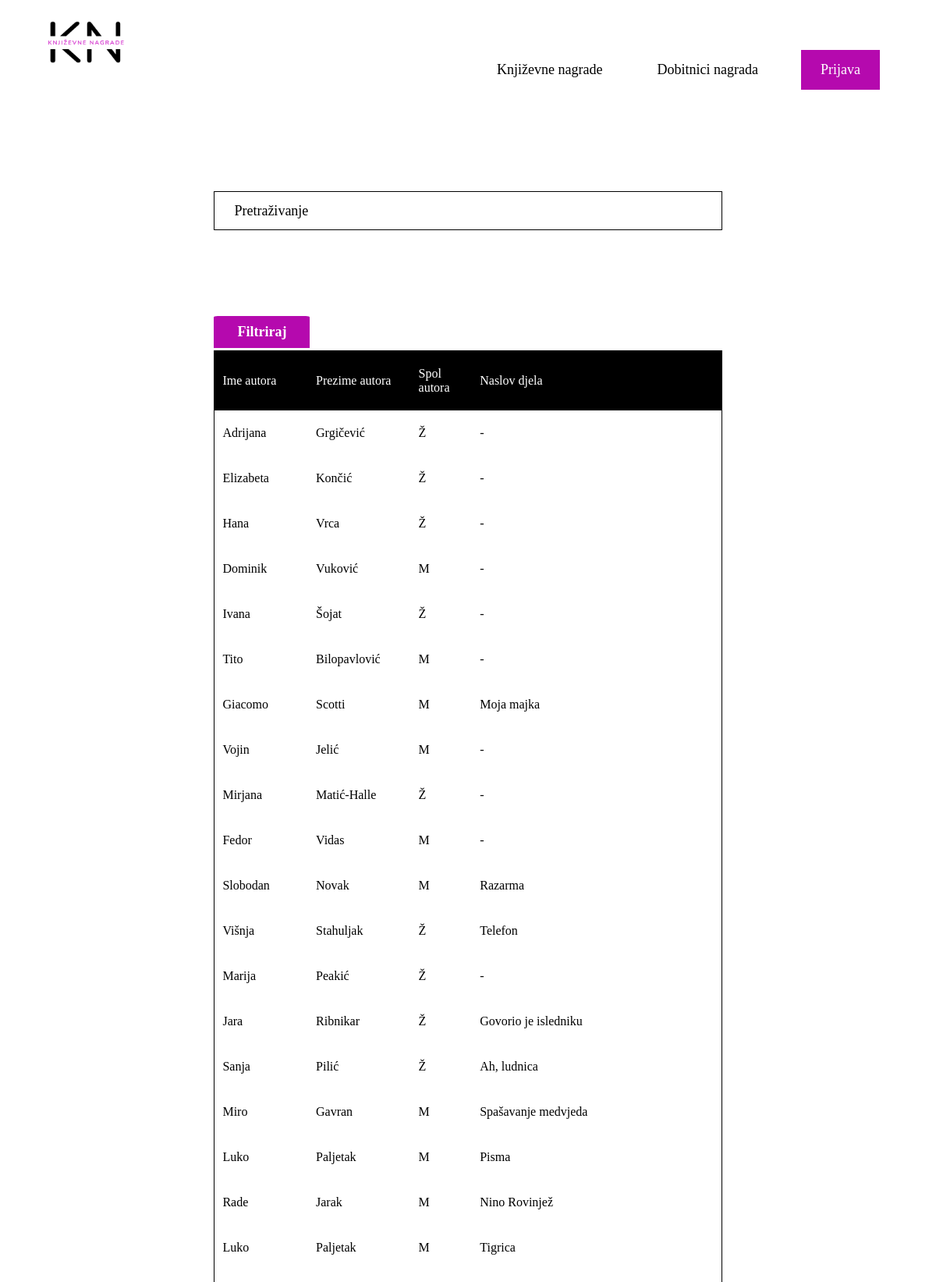
/dobitnici.php (upper part), run on the app's committed database.
### tables this page shows
CREATE TABLE `dobitnici` (
  `id_dobitnika` int(6) NOT NULL,
  `ime_autora` varchar(255) NOT NULL,
  `prezime_autora` varchar(255) NOT NULL,
  `spol_autora` varchar(1) DEFAULT NULL,
  `naslov_djela` varchar(255) DEFAULT NULL
);

### dobitnici.php (the view, shortened to what this page needs)
<?php
include("template_header.php");
include("pdo.php");
?>
<link href="./styles/dobitnici/dobitnici.css" rel="stylesheet" type="text/css" />
<?php
$upit = $db->query("
SELECT *
FROM dobitnici
");
$rezultati = $upit->fetchAll();
echo "<body>";
echo "
<div class='table-container'>
<div class='wrapper'>";
echo "<input class='input text-default' type='search' id='pretrazi' style='
    background-color: white;
    color: black;
    font-size: 18px;
    font-family: 'Euclid Circular A Medium';' onchange='(e) => filter(e);' name='pretrazi' placeholder='Pretraživanje'>";
echo "</div>";
echo "<div class='wrapper'>
<div class='box'>
<button onclick='openCloseMenu()' class='box__button' id='filter_button'>
<span class='box__text'>Filtriraj</span>
</button>
</div>
";
echo "<br/>";
echo "<br/>";
echo "<br/>";
echo "<table class='table'>";
echo "<tr class='table-menu'><td class='text text-default'>Ime autora</td>
<td class='text text-default'>Prezime autora</td>
<td class='text text-default'>Spol autora</td>
</td><td class='text text-default'>Naslov djela</td>";
echo "</tr>";
foreach ($rezultati as $dobitnik) {
    echo "<tr class='table-row'><td><a class='link text text-default'href='dobitnik.php?id=" . $dobitnik["id_dobitnika"] . "'>
    " . $dobitnik["ime_autora"] . "</a></td>
    <td>" . "<a class='link text text-default' href='dobitnik.php?id=" . $dobitnik["id_dobitnika"] . "'>
    " . $dobitnik["prezime_autora"] . "</a>" . "</td>
    <td class='text text-default'>" . $dobitnik["spol_autora"] . "</td>
    <td class='text text-default'>" . $dobitnik["naslov_djela"] . "</td>";
}
echo "</table>
</div>
</div>";
?>

### styles/dobitnici/dobitnici.css (style rules this page uses)
.wrapper { width: 55%; margin-bottom: 20px; }
.table-container { margin-top: 15vh; display: flex; justify-content: center; flex-wrap: wrap; }
table { width: 100%; font-size: 16px; background-color: white; font-family: 'Euclid Circular A Medium'; border-collapse: collapse; border: 1px solid black; }
.table-menu { color: white; background-color: black; }
td { padding: 20px 10px; text-align: left; }
tr { margin: 0; padding: 0; text-align: left; }
.input { width: 100%; background-color: white; border: 1px solid black; font-size: 18px; color: white; outline: none; margin-bottom: 5%; border-radius: 0px; padding: 0 25px; height: 50px; margin-bottom: 5rem; font-family: 'Euclid Circular A Medium'; }
.input::placeholder { color: black; font-size: 18px; }
#pretrazi { font-size: 18px; color: black; }
.link { text-decoration: none; color: black; }
.box { font-family: 'Euclid Circular A Medium'; z-index: 3; float: left; margin-top: 10px; }
.box__button { outline: none; background-color: white; border-top-left-radius: 4%; border-top-right-radius: 4%; padding: 2px 9px; }
.box__text { font-size: 14px; font-weight: bold; }
.box__button { background-color: #B509AE; padding: 10px 30px; font-family: 'Euclid Circular A Medium'; color: white; font-size: 18px; border: none; }
.box__text { font-size: 18px; border-radius: 0px; }
.text-default { font-size: 16px; }

### data on the page
dobitnici: ime_autora "Adrijana", prezime_autora "Grgičević", spol_autora "Ž", naslov_djela "-"
dobitnici: ime_autora "Elizabeta", prezime_autora "Končić", spol_autora "Ž", naslov_djela "-"
dobitnici: ime_autora "Hana", prezime_autora "Vrca", spol_autora "Ž", naslov_djela "-"
dobitnici: ime_autora "Dominik", prezime_autora "Vuković", spol_autora "M", naslov_djela "-"
dobitnici: ime_autora "Ivana", prezime_autora "Šojat", spol_autora "Ž", naslov_djela "-"
dobitnici: ime_autora "Tito", prezime_autora "Bilopavlović", spol_autora "M", naslov_djela "-"
dobitnici: ime_autora "Giacomo", prezime_autora "Scotti", spol_autora "M", naslov_djela "Moja majka"
dobitnici: ime_autora "Vojin", prezime_autora "Jelić", spol_autora "M", naslov_djela "-"
dobitnici: ime_autora "Mirjana", prezime_autora "Matić-Halle", spol_autora "Ž", naslov_djela "-"
dobitnici: ime_autora "Fedor", prezime_autora "Vidas", spol_autora "M", naslov_djela "-"
dobitnici: ime_autora "Slobodan", prezime_autora "Novak", spol_autora "M", naslov_djela "Razarma"
dobitnici: ime_autora "Višnja", prezime_autora "Stahuljak", spol_autora "Ž", naslov_djela "Telefon"
dobitnici: ime_autora "Marija", prezime_autora "Peakić", spol_autora "Ž", naslov_djela "-"
dobitnici: ime_autora "Jara", prezime_autora "Ribnikar", spol_autora "Ž", naslov_djela "Govorio je isledniku"
dobitnici: ime_autora "Sanja", prezime_autora "Pilić", spol_autora "Ž", naslov_djela "Ah, ludnica"
dobitnici: ime_autora "Miro", prezime_autora "Gavran", spol_autora "M", naslov_djela "Spašavanje medvjeda"
dobitnici: ime_autora "Luko", prezime_autora "Paljetak", spol_autora "M", naslov_djela "Pisma"
dobitnici: ime_autora "Rade", prezime_autora "Jarak", spol_autora "M", naslov_djela "Nino Rovinjež"
dobitnici: ime_autora "Luko", prezime_autora "Paljetak", spol_autora "M", naslov_djela "Tigrica"
